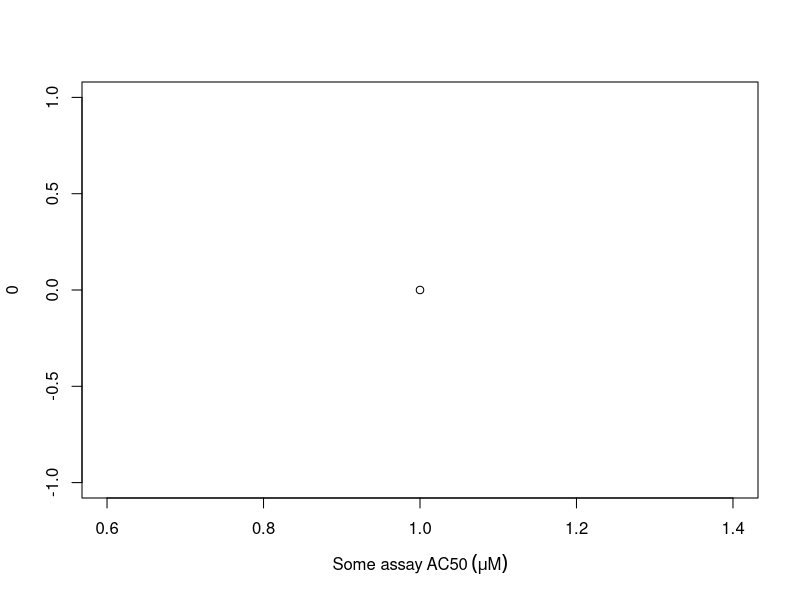
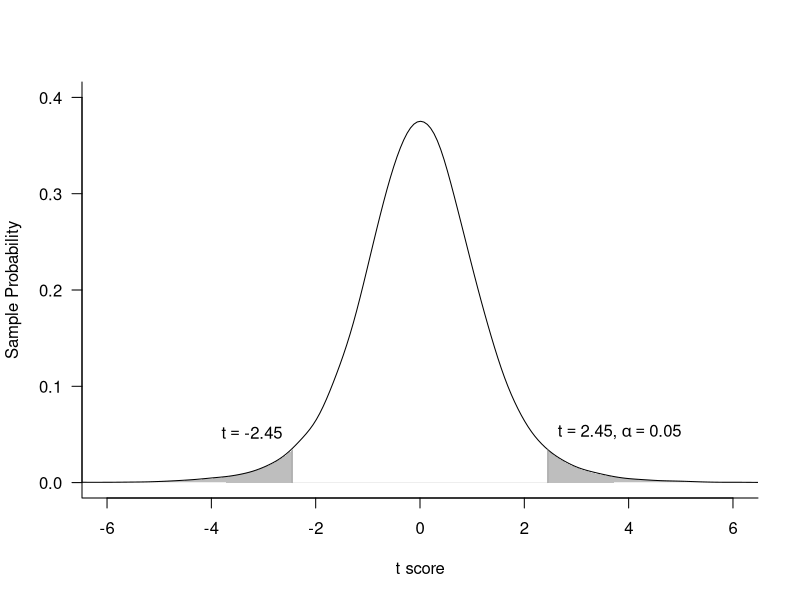

The R source for these figures, in order:
df <- 6

alpha_significance<-0.05

crit.t <- round(qt(1-alpha_significance/2, df),2)

x <- rt(100000,df)

png(file='09_t_distrib.png', bg="transparent", width=1028, height=768)
coord.x2 <- c(crit.t, seq(crit.t,6,0.01), 3)
coord.y2 <- c(0,dt(seq(crit.t,6,0.01),df),0)
coord.x1 <- c(-3, seq(-6,-crit.t,0.01), -crit.t)
coord.y1 <- c(0,dt(seq(-6,-crit.t,0.01),df),0)
plot((density(x, adjust=2)),type="n",ylim=c(0,0.4),xlim=c(-6,6), bty='l', las = 1,
     main="", ylab="Sample Probability", xlab="t score")
polygon(coord.x2,coord.y2, col='gray', border=NA)
polygon(coord.x1,coord.y1, col='gray', border=NA)
lines(density(x, adjust=2))
#axis(2,0.05, las=1)

segments(crit.t,0, crit.t,0.034, lty=1, col='grey60')
segments(-crit.t,0, -crit.t,0.034, lty=1, col='grey60')
text(crit.t,0.05,bquote(t==.(crit.t)*',' ~ alpha==0.05), pos=4)
text(-crit.t,0.05,bquote(t==.(-crit.t)), pos=2)

dev.off()

#segments (-6, 0.025, -crit.t, 0.025, lty=2)


assay <- "Some assay"
xlab <- bquote(.(assay) ~ AC50 ~ (mu*M))
plot(0, xlab=xlab)


